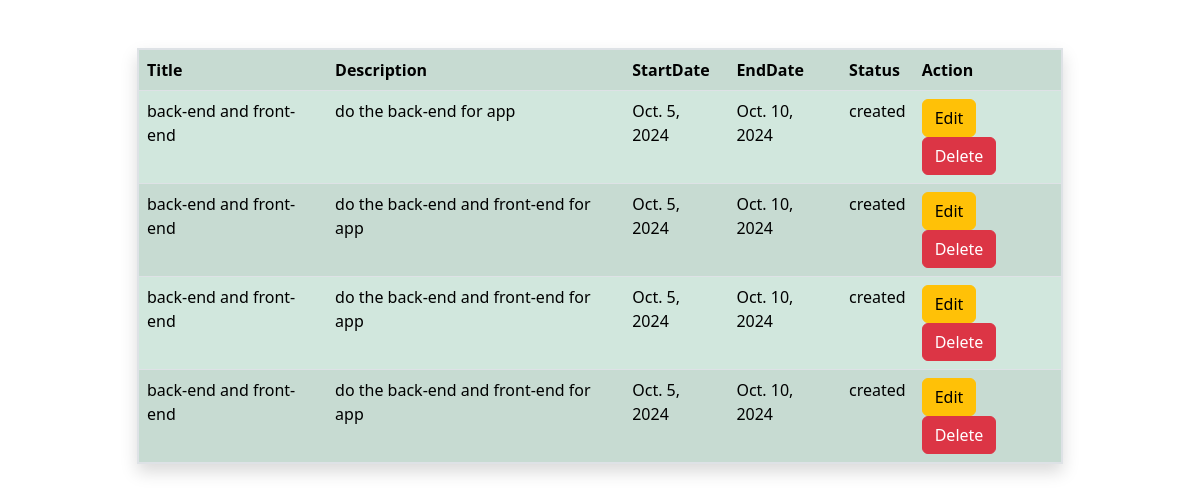
Page /works/all/ on the earlier database version.
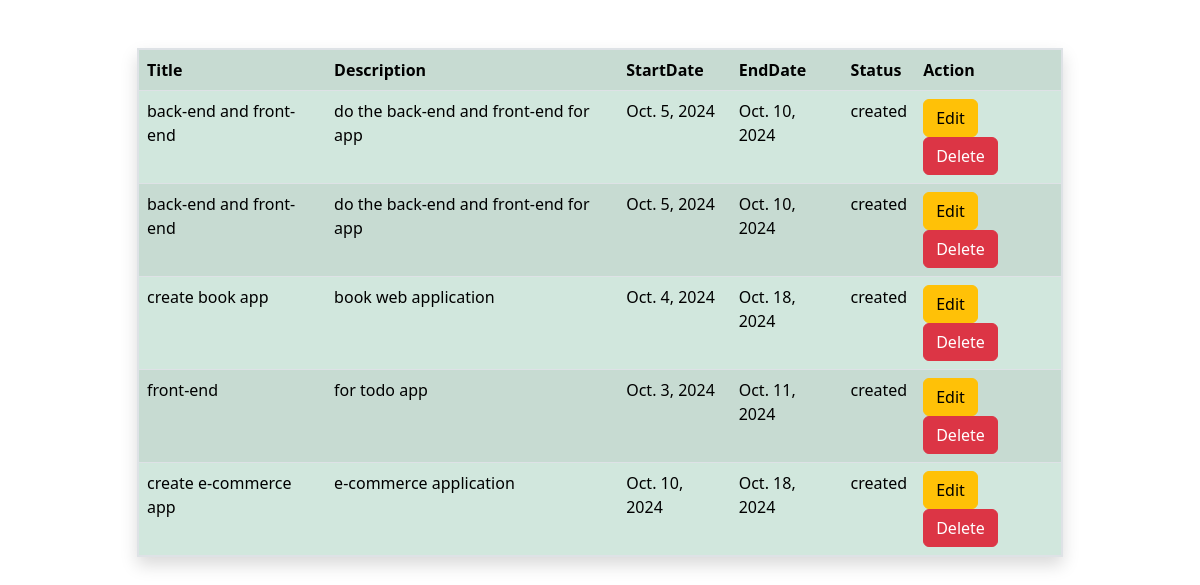
Same page on the later database version.
### Myapp/models.py (models this page shows, shortened)
class Work(models.Model):
    employee_object=models.ForeignKey(Employee,on_delete=models.CASCADE)
    title=models.CharField(max_length=100)
    description=models.CharField(max_length=100)
    start_date=models.DateField()
    end_date=models.DateField()
    status_options=(
        ("created","created"),
        ("wip","wip"),
        ("completed","completed"),
        ("due","due")
    )
    status=models.CharField(max_length=200,choices=status_options,default="created")

### Myapp/views.py (the view)
# urls.py: path("works/all/",views.WorkListView.as_view(),name="work-list"),
class WorkListView(View):
    def get(self,request,*args, **kwargs):
        qs=Work.objects.all()
        return render(request,"work_list.html",{"works":qs})

### Myapp/templates/work_list.html (shortened to what this page needs)
<!DOCTYPE html>
<html lang="en">
<head>
    <link href="https://cdn.jsdelivr.net/npm/bootstrap@5.3.3/dist/css/bootstrap.min.css" rel="stylesheet">
</head>
<body>
    <div class="container">
        <div class="row">
            <div class="col-1"></div>
            <div class="col-10">
                <table class="table table-striped  mt-5 table-success border border-2 shadow ">
                    <tr>
                        <th>Title</th>
                        <th>Description</th>
                        <th>StartDate</th>
                        <th>EndDate</th>
                        <th>Status</th>
                        <th>Action</th>
                    </tr>
                    {%for w in works%}
                       <tr>
                         <td>{{w.title}}</td>
                        <td>{{w.description}}</td>
                        <td>{{w.start_date}}</td>
                        <td>{{w.end_date}}</td>
                        <td>{{w.status}}</td>
                        <td>
                            <a href="{%url 'work-edit' w.id%}" class="btn btn-warning">Edit</a>
                            <a href="{%url 'work-remove' w.id%}" class="btn btn-danger">Delete</a>
                        </td>
                       </tr>
                    {%endfor%}
                </table>
            </div>
            <div class="col-1"></div>
        </div>
    </div>
</body>
</html>

Differences in the rows shown:
removed Work: title "back-end and front-end", description "do the back-end for app", start_date "Oct. 5, 2024", end_date "Oct. 10, 2024", status "created"
removed Work: title "back-end and front-end", description "do the back-end and front-end for app", start_date "Oct. 5, 2024", end_date "Oct. 10, 2024", status "created"
added Work: title "create book app", description "book web application", start_date "Oct. 4, 2024", end_date "Oct. 18, 2024", status "created"
added Work: title "front-end", description "for todo app", start_date "Oct. 3, 2024", end_date "Oct. 11, 2024", status "created"
added Work: title "create e-commerce app", description "e-commerce application", start_date "Oct. 10, 2024", end_date "Oct. 18, 2024", status "created"
